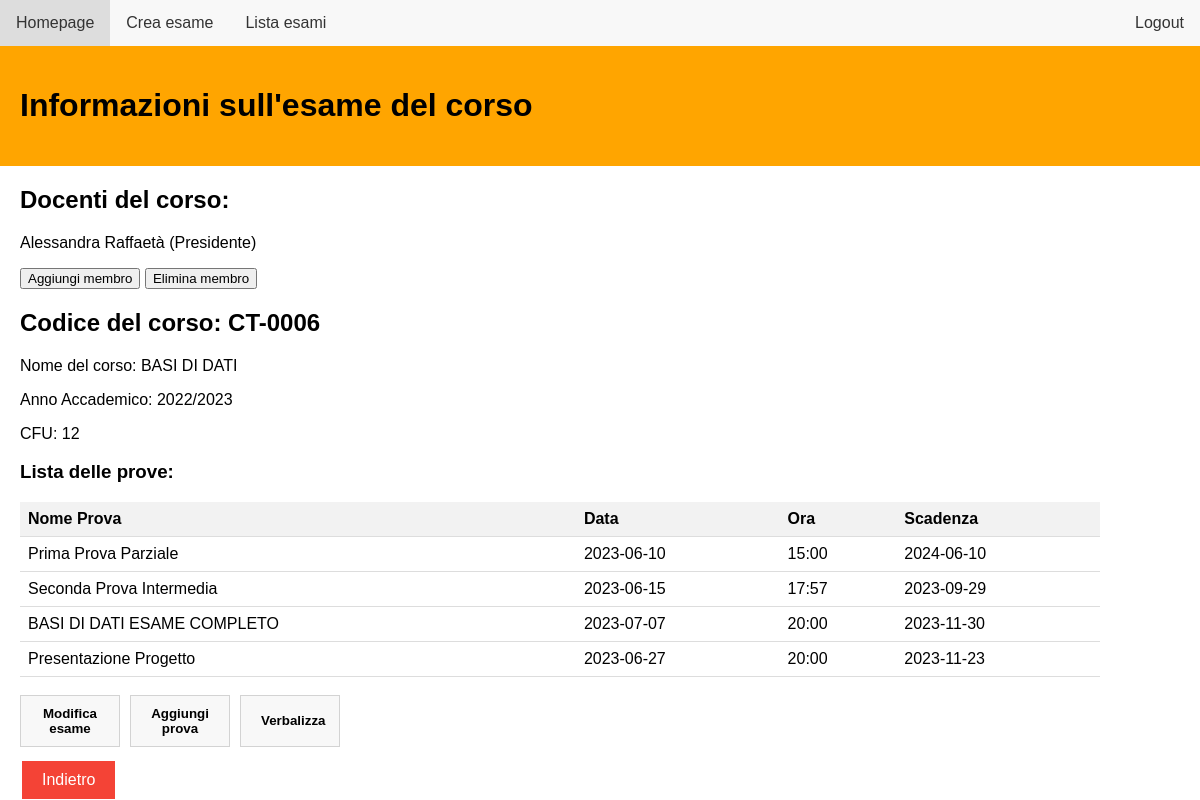
/exam_page?idE=CT-0006 (signed in), run on the app's committed database.
### db_setup.py (models this page shows, shortened)
class Docente(UserMixin, db.Model):
    idD = db.Column(db.String(100), primary_key=True, unique = True)
    nome = db.Column(db.String(100))
    cognome = db.Column(db.String(100))
    email = db.Column(db.String(100), unique = True)
    password = db.Column(db.String(100))

class Esame( db.Model):
    idE = db.Column(db.String(100), primary_key=True, unique = True)
    nome = db.Column(db.String(100))
    anno_accademico = db.Column(db.String(100))
    cfu = db.Column(db.Integer)

class Prova( db.Model ):
    idP = db.Column(db.String(100), primary_key=True)
    nome_prova = db.Column(db.String(100))
    tipo_prova = db.Column(Enum('scritto', 'orale', 'pratico', 'completo'), name='tipo_prova')
    tipo_voto = db.Column(db.String(100))
    percentuale = db.Column(db.Integer)
    data = db.Column(db.Date)
    ora_prova = db.Column(db.String(100))
    data_scadenza = db.Column(db.Date)
    idE = db.Column(db.String(100), db.ForeignKey('esame.idE'))
    idD = db.Column(db.Integer, db.ForeignKey('docente.idD'))

### routes.py (the view)
@bp.route('/exam_page', methods=['GET', 'POST'])
@login_required
def exam_page():
    from db_setup import Esame, Docente, Prova, db, Creazione_esame
    idE = request.args.get('idE')
    esame = Esame.query.filter_by(idE=idE).first()
    lista_docenti = db.session.query(Docente).join(Creazione_esame).filter(Creazione_esame.idE == idE).all()
    lista_prove = db.session.query(Prova).filter(Prova.idE == idE).all()
    docenti_roles = (
        db.session.query(Docente, Creazione_esame.ruolo_docente)
        .join(Creazione_esame)
        .filter(Creazione_esame.idE == idE)
        .all()
    )
    user_role = (
        db.session.query(Creazione_esame.ruolo_docente)
        .filter(Creazione_esame.idE == idE, Creazione_esame.idD == current_user.idD)
        .scalar()
    )
    return flask.render_template('exam_page.html', esame=esame, lista_prove=lista_prove, lista_docenti=lista_docenti, docenti_roles=docenti_roles, user_role=user_role)

### routes.py (called while the page is built)
@login_manager.user_loader
def load_user(user_id):
    from db_setup import Docente
    return Docente.query.get(user_id)

### app/templates/exam_page.html (shortened to what this page needs)
<!DOCTYPE html>
<html lang="en">
<head>
    <link rel="stylesheet" href="../static/exam_page.css">
    <link rel="stylesheet" href="../static/goback.css">
</head>
<body>
    <ul>
        <li><a href="{{ url_for('routes.homepage') }}">Homepage</a></li>
        <li><a href="{{ url_for('routes.create_exam') }}">Crea esame</a></li>
        <li><a href="{{ url_for('routes.view_exams') }}">Lista esami</a></li>
        <li style="float:right"><a href="{{ url_for('routes.login') }}">Logout</a></li>
    </ul>
    <div id="Informazioni" class="w3-container">
        <h1>Informazioni sull'esame del corso</h1>
    </div>
    <div id="Exam_Details">
        <h2>Docenti del corso:</h2>
        {% for docente, role_name in docenti_roles %}
            <p>{{ docente.nome }} {{ docente.cognome }} ({{ role_name }})</p>
        {% endfor %}
        {% if user_role == "Presidente" %}
            <button id="button_membri" type="button" onclick="window.location.href='{{url_for('routes.docenti_list', idE=esame.idE )}}'">Aggiungi membro</button>
            <button id="button_membri" type="button" onclick="window.location.href='{{url_for('routes.docenti_list_del', idE=esame.idE )}}'">Elimina membro</button>
        {% endif %}
        <h2>Codice del corso: {{ esame.idE }}</h2>
        <p>Nome del corso: {{ esame.nome }}</p>
        <p>Anno Accademico: {{ esame.anno_accademico }}</p>
        <p>CFU: {{ esame.cfu }}</p>
    </div>
    <div id="ListaProve">
        <h3>Lista delle prove:</h3>
        <table>
            <thead>
                <tr>
                    <th>Nome Prova</th>
                    <th>Data</th>
                    <th>Ora</th>
                    <th>Scadenza</th>
                </tr>
            </thead>
            <tbody>
                {% for prova in lista_prove %}
                    <tr onclick="window.location.href='{{url_for('routes.prova_page', idP=prova.idP)}}'">
                        <td>{{ prova.nome_prova }}</td>
                        <td>{{ prova.data }}</td>
                        <td>{{ prova.ora_prova }}</td>
                        <td>{{ prova.data_scadenza}}</td>
                    </tr>
                {% endfor %}
            </tbody>
        </table>
    </div>
    <br>
    <div class="button-container">
        <button id="button_exam" type="button" onclick="window.location.href='{{url_for('routes.modify_exam', idE=esame.idE)}}'">Modifica esame</button>
        <button id="button_exam" type="button" onclick="window.location.href='{{url_for('routes.create_test', idE=esame.idE)}}'">Aggiungi prova</button>
        <button id="button_exam" type="button" onclick="window.location.href='{{url_for('routes.verbalizza', idE=esame.idE)}}'">Verbalizza</button>
    </div>
    <button id="goback" onclick="goBack()" class="button-goback">Indietro</button>
</body>
</html>

### app/static/exam_page.css (style rules this page uses)
#Informazioni { background-color: orange; color:black; padding: 20px; }
body { font-family: Arial, sans-serif; margin: 0; padding: 0; }
ul { list-style-type: none; margin: 0; padding: 0; overflow: hidden; background-color: #f8f8f8; }
li { float: left; }
li a { display: block; color: #333; text-align: center; padding: 14px 16px; text-decoration: none; }
#Exam_Details, #ListaProve, #Test_Details, #ListaStudentiIscritti { position: relative; left:20px; }
#button_exam { padding: 10px 20px; cursor: pointer; font-weight: bold; max-width: 100px; position:relative; left:20px; background-color: #f8f8f8; color: black; border: 1px solid lightgrey; }
.button-container { display: flex; gap: 10px; margin-bottom: 10px; }
table { width: 90%; border-collapse: collapse; }
th, td { text-align: left; border-bottom: 1px solid #ddd; padding: 8px; }
th { background-color: #f2f2f2; }

### app/static/goback.css (style rules this page uses)
.button-goback { background-color: #f44336; color: white; border: none; padding: 10px 20px; text-align: center; text-decoration: none; display: inline-block; font-size: 16px; margin: 4px 2px; cursor: pointer; position: relative; left: 20px; }

### data on the page
Docente: nome "Alessandra", cognome "Raffaetà", role_name "Presidente"
Esame: idE "CT-0006", nome "BASI DI DATI", anno_accademico "2022/2023", cfu "12"
Prova: nome_prova "Prima Prova Parziale", data "2023-06-10", ora_prova "15:00", data_scadenza "2024-06-10"
Prova: nome_prova "Seconda Prova Intermedia", data "2023-06-15", ora_prova "17:57", data_scadenza "2023-09-29"
Prova: nome_prova "BASI DI DATI ESAME COMPLETO", data "2023-07-07", ora_prova "20:00", data_scadenza "2023-11-30"
Prova: nome_prova "Presentazione Progetto", data "2023-06-27", ora_prova "20:00", data_scadenza "2023-11-23"
